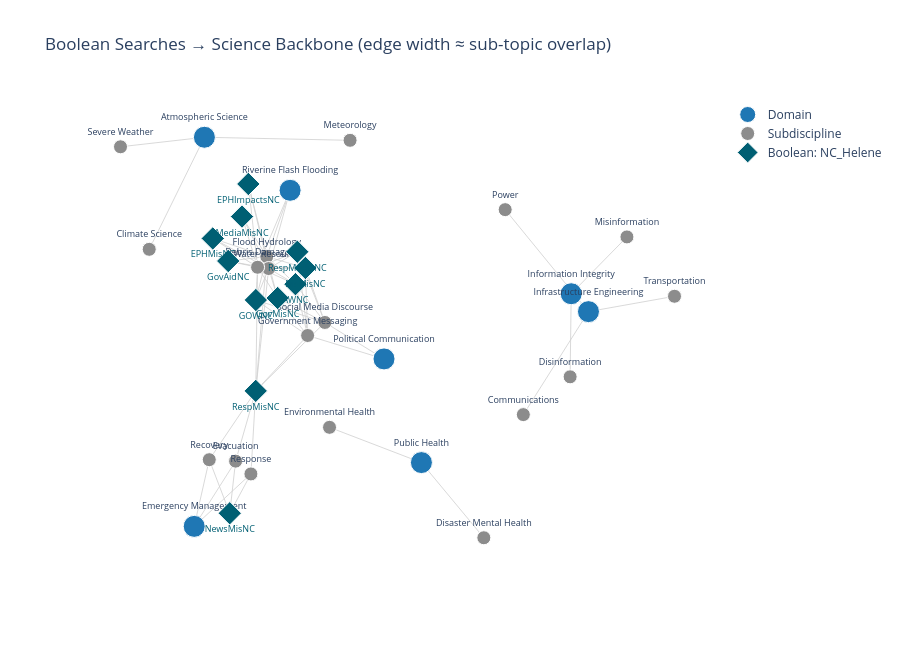

The cell this chart's notebook holds for it:
### Markdown cell above
### 5.2 Network visualization — domains, subdisciplines, and boolean searches

Nodes: science domains (blue), subdisciplines (gray), and boolean searches (colored by event). Edges connect each boolean search to the science backbone nodes its sub-topics map to, with edge width proportional to how many sub-topics land on that node. Hover to see details; the figure renders inline and is also saved to `OUTPUT_DIR` as an HTML file.

### Code cell
def _node_subs(node):
    """Extract subdisciplines list from a backbone node, handling either shape."""
    if not isinstance(node, dict):
        return ["General"]
    return node.get("subdisciplines") or node.get("subs") or ["General"]

def build_network(subtopics_df, backbone):
    G = nx.Graph()
    # Add backbone nodes
    for domain, node in backbone.items():
        G.add_node(domain, kind="domain")
        for sub in _node_subs(node):
            G.add_node(sub, kind="subdiscipline")
            G.add_edge(domain, sub, weight=1)
    # Add boolean-search nodes and connect to subdisciplines via sub-topic mappings
    for bs_name, grp in subtopics_df.groupby("boolean_search"):
        event = grp["event"].iloc[0]
        G.add_node(bs_name, kind="boolean", event=event)
        for _, row in grp.iterrows():
            for domain, sub, score in row["backbone_mapping"]:
                if sub in G:
                    w = G[bs_name].get(sub, {}).get("weight", 0) + score
                    G.add_edge(bs_name, sub, weight=w)
    return G

G = build_network(subtopics_df, SCIENCE_BACKBONE)
pos = nx.spring_layout(G, seed=42, k=0.8, iterations=100)

EVENT_COLORS = {"TX_Flood": "#BF5700", "NC_Helene": "#005f73", "LA_Fires": "#c1121f", "Multi": "#6a4c93"}
KIND_COLORS  = {"domain": "#1f77b4", "subdiscipline": "#8c8c8c"}

edge_x, edge_y = [], []
for u, v in G.edges():
    edge_x += [pos[u][0], pos[v][0], None]
    edge_y += [pos[u][1], pos[v][1], None]

traces = [go.Scatter(x=edge_x, y=edge_y, mode="lines",
                     line=dict(color="#d0d0d0", width=0.8), hoverinfo="none", showlegend=False)]

for kind in ["domain", "subdiscipline"]:
    nodes = [n for n, d in G.nodes(data=True) if d.get("kind") == kind]
    traces.append(go.Scatter(
        x=[pos[n][0] for n in nodes], y=[pos[n][1] for n in nodes], mode="markers+text",
        marker=dict(size=22 if kind=="domain" else 14, color=KIND_COLORS[kind], line=dict(color="white", width=1)),
        text=nodes, textposition="top center", textfont=dict(size=9),
        hoverinfo="text", name=kind.capitalize()))

for event, color in EVENT_COLORS.items():
    nodes = [n for n, d in G.nodes(data=True) if d.get("kind")=="boolean" and d.get("event")==event]
    if not nodes: continue
    traces.append(go.Scatter(
        x=[pos[n][0] for n in nodes], y=[pos[n][1] for n in nodes], mode="markers+text",
        marker=dict(size=18, color=color, symbol="diamond", line=dict(color="white", width=1)),
        text=nodes, textposition="bottom center", textfont=dict(size=9, color=color),
        hoverinfo="text", name=f"Boolean: {event}"))

fig_network = go.Figure(traces, layout=go.Layout(
    title="Boolean Searches → Science Backbone (edge width ≈ sub-topic overlap)",
    showlegend=True, hovermode="closest", height=650,
    xaxis=dict(showgrid=False, zeroline=False, showticklabels=False),
    yaxis=dict(showgrid=False, zeroline=False, showticklabels=False),
    plot_bgcolor="white"))
fig_network.write_html(str(OUTPUT_DIR / "network_boolean_backbone.html"), include_plotlyjs="cdn")
fig_network.show()
print(f"✓ Saved: {OUTPUT_DIR / 'network_boolean_backbone.html'}")

### Figure 1 — Plotly figure (JSON) as saved in the notebook; plotly's stock layout.template omitted (floating-point values rounded to 4 significant figures; data arrays with more than 128 entries replaced by an {"elided": "..."} marker saying what was removed)
{"data": [{"hoverinfo": "none", "line": {"color": "#d0d0d0", "width": 0.8}, "mode": "lines", "showlegend": false, "type": "scatter", "x": {"elided": "198 float values"}, "y": {"elided": "198 float values"}}, {"hoverinfo": "text", "marker": {"color": "#1f77b4", "line": {"color": "white", "width": 1}, "size": 22}, "mode": "markers+text", "name": "Domain", "text": ["Atmospheric Science", "Riverine Flash Flooding", "Emergency Management", "Public Health", "Infrastructure Engineering", "Political Communication", "Information Integrity"], "textfont": {"size": 9}, "textposition": "top center", "type": "scatter", "x": [-0.3731, -0.1228, -0.4029, 0.2608, 0.7487, 0.1516, 0.6983], "y": [0.5087, 0.3576, -0.6001, -0.4184, 0.01182, -0.123, 0.06279]}, {"hoverinfo": "text", "marker": {"color": "#8c8c8c", "line": {"color": "white", "width": 1}, "size": 14}, "mode": "markers+text", "name": "Subdiscipline", "text": ["Meteorology", "Climate Science", "Severe Weather", "Flood Hydrology", "Water Resources", "Debris Damage", "Response", "Evacuation", "Recovery", "Environmental Health", "Disaster Mental Health", "Power", "Transportation", "Communications", "Government Messaging", "Social Media Discourse", "Misinformation", "Disinformation"], "textfont": {"size": 9}, "textposition": "top center", "type": "scatter", "x": [0.05237, -0.5343, -0.6181, -0.1909, -0.1855, -0.2178, -0.2372, -0.2819, -0.3589, -0.00764, 0.4431, 0.5055, 1, 0.5584, -0.07163, -0.02122, 0.861, 0.6952], "y": [0.5, 0.1894, 0.4816, 0.1686, 0.1346, 0.1383, -0.4507, -0.4143, -0.4102, -0.3179, -0.6326, 0.3024, 0.05556, -0.2817, -0.05624, -0.01906, 0.2247, -0.174]}, {"hoverinfo": "text", "marker": {"color": "#005f73", "line": {"color": "white", "width": 1}, "size": 18, "symbol": "diamond"}, "mode": "markers+text", "name": "Boolean: NC_Helene", "text": ["AWNC", "DisMisNC", "EPHImpactsNC", "EPHMisNC", "GOWNC", "GovAidNC", "GovMisNC", "MediaMisNC", "NewsMisNC", "RespMediaNC", "RespMisNC"], "textfont": {"color": "#005f73", "size": 9}, "textposition": "bottom center", "type": "scatter", "x": [-0.1071, -0.07804, -0.2448, -0.3486, -0.2228, -0.3035, -0.1592, -0.2632, -0.299, -0.1017, -0.2231], "y": [0.09004, 0.1362, 0.3756, 0.2204, 0.04487, 0.156, 0.0506, 0.2827, -0.5627, 0.1824, -0.214]}], "layout": {"height": 650, "hovermode": "closest", "plot_bgcolor": "white", "showlegend": true, "title": {"text": "Boolean Searches → Science Backbone (edge width ≈ sub-topic overlap)"}, "xaxis": {"showgrid": false, "showticklabels": false, "zeroline": false}, "yaxis": {"showgrid": false, "showticklabels": false, "zeroline": false}}}
